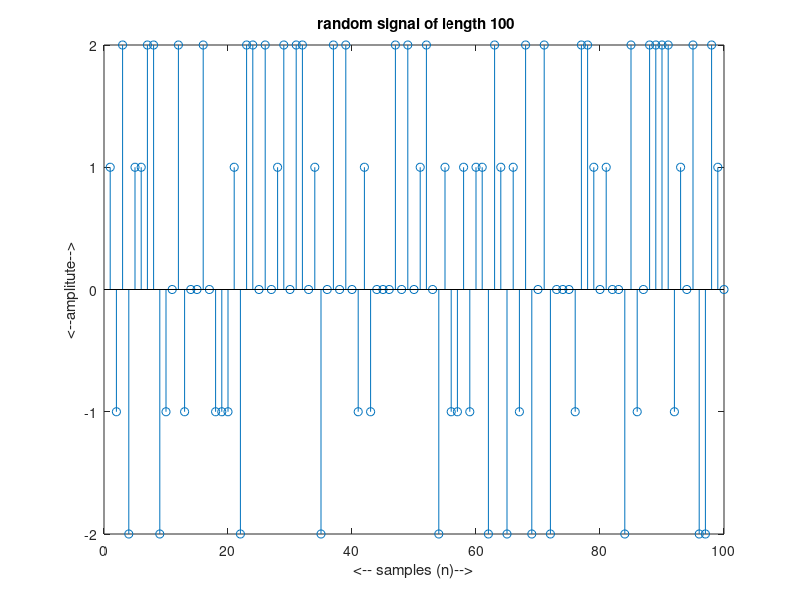
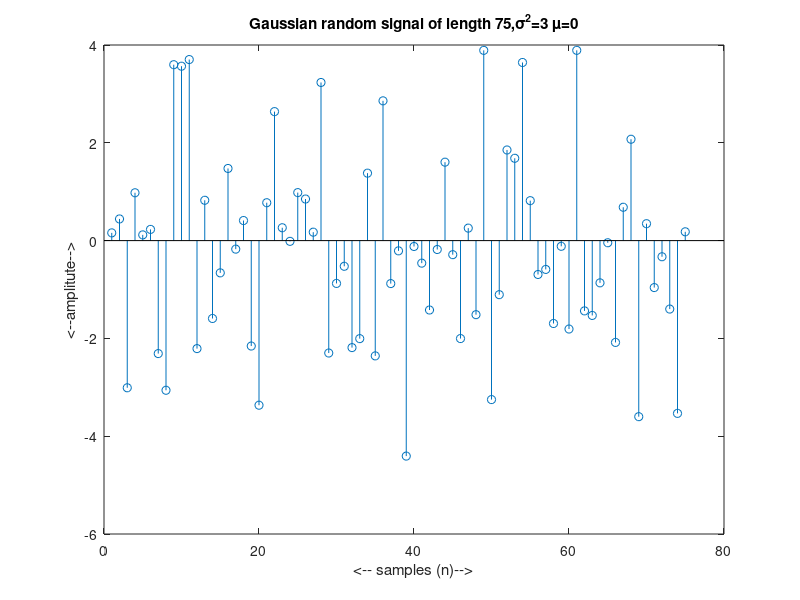
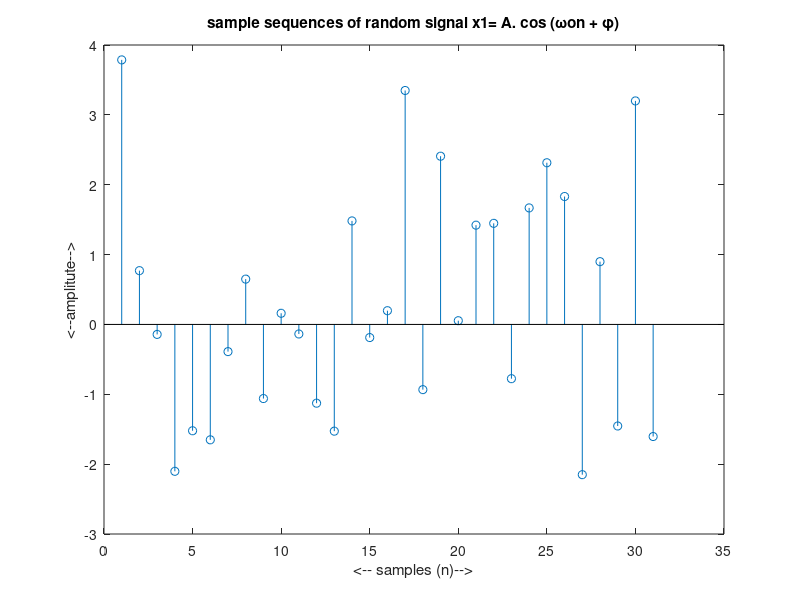
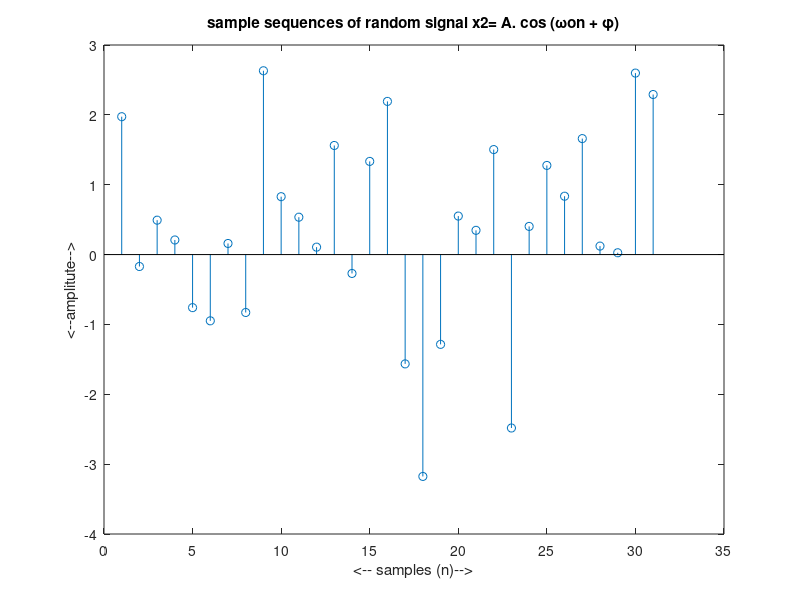

These figures' MATLAB source, in order:
clc
clear all
close all
warning off


x=randi([-2 2],1,100);
figure;
stem(x);
xlabel('<-- samples (n)-->')
ylabel('<--amplitute-->')
title(' random signal of length 100')

p=0:74
m=0;
sigma=sqrt(3)

y=m+randn(1,length(p)).*sigma;

figure;
stem(y)

xlabel('<-- samples (n)-->')
ylabel('<--amplitute-->')
title('Gaussian random signal of length 75,σ^2=3 µ=0')

% generate 5 sample sequence of random signal x= {A. cos (ωon + φ)}
n=0:30;
f=0.1;
a1=0;
b1=4;
a2=0;
b2=2*pi;

A=a1+(b1-a1)*rand(1,length(n));
ph=a2+(b2-a2)*rand(1,length(n));
z1=A.*cos((2*pi*f*n)+ph);


A=a1+(b1-a1)*rand(1,length(n))
ph=a2+(b2-a2)*rand(1,length(n))
z2=A.*cos((2*pi*f*n)+ph);

A=a1+(b1-a1)*rand(1,length(n))
ph=a2+(b2-a2)*rand(1,length(n))
z3=A.*cos((2*pi*f*n)+ph);

A=a1+(b1-a1)*rand(1,length(n))
ph=a2+(b2-a2)*rand(1,length(n))
z4=A.*cos((2*pi*f*n)+ph);

A=a1+(b1-a1)*rand(1,length(n))
ph=a2+(b2-a2)*rand(1,length(n))
z5=A.*cos((2*pi*f*n)+ph);



figure;
stem(z1)
xlabel('<-- samples (n)-->')
ylabel('<--amplitute-->')
title('sample sequences of random signal x1= {A. cos (ωon + φ)}')

figure;
stem(z2)
xlabel('<-- samples (n)-->')
ylabel('<--amplitute-->')
title('sample sequences of random signal x2= {A. cos (ωon + φ)}')

figure;
stem(z3)
xlabel('<-- samples (n)-->')
ylabel('<--amplitute-->')
title('sample sequences of random signal x3= {A. cos (ωon + φ)}')

figure;
stem(z4)
xlabel('<-- samples (n)-->')
ylabel('<--amplitute-->')
title('sample sequences of random signal x4= {A. cos (ωon + φ)}')

figure;
stem(z5)
xlabel('<-- samples (n)-->')
ylabel('<--amplitute-->')
title('sample sequences of random signal x5= {A. cos (ωon + φ)}')


